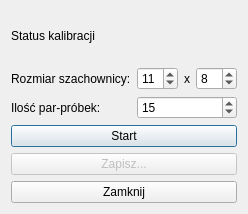
<?xml version="1.0" encoding="UTF-8"?>
<ui version="4.0">
 <class>CalibrationDialog</class>
 <widget class="QDialog" name="CalibrationDialog">
  <property name="geometry">
   <rect>
    <x>0</x>
    <y>0</y>
    <width>244</width>
    <height>207</height>
   </rect>
  </property>
  <property name="maximumSize">
   <size>
    <width>16777215</width>
    <height>207</height>
   </size>
  </property>
  <property name="windowTitle">
   <string>Kalibracja</string>
  </property>
  <layout class="QGridLayout" name="gridLayout">
   <item row="1" column="0">
    <widget class="QLabel" name="label">
     <property name="text">
      <string>Rozmiar szachownicy:</string>
     </property>
    </widget>
   </item>
   <item row="1" column="1">
    <widget class="QSpinBox" name="spinBoxCalibrationBoard1">
     <property name="minimum">
      <number>1</number>
     </property>
     <property name="maximum">
      <number>20</number>
     </property>
     <property name="value">
      <number>11</number>
     </property>
    </widget>
   </item>
   <item row="1" column="2">
    <widget class="QLabel" name="label_2">
     <property name="text">
      <string>x</string>
     </property>
     <property name="alignment">
      <set>Qt::AlignCenter</set>
     </property>
    </widget>
   </item>
   <item row="1" column="3">
    <widget class="QSpinBox" name="spinBoxCalibrationBoard2">
     <property name="minimum">
      <number>1</number>
     </property>
     <property name="maximum">
      <number>20</number>
     </property>
     <property name="value">
      <number>8</number>
     </property>
    </widget>
   </item>
   <item row="3" column="0" colspan="4">
    <widget class="QPushButton" name="buttonCalibrationStart">
     <property name="text">
      <string>Start</string>
     </property>
    </widget>
   </item>
   <item row="4" column="0" colspan="4">
    <widget class="QPushButton" name="buttonCalibrationSave">
     <property name="enabled">
      <bool>false</bool>
     </property>
     <property name="text">
      <string>Zapisz...</string>
     </property>
    </widget>
   </item>
   <item row="0" column="0" colspan="4">
    <widget class="QLabel" name="labelCalibrationStatus">
     <property name="minimumSize">
      <size>
       <width>0</width>
       <height>50</height>
      </size>
     </property>
     <property name="maximumSize">
      <size>
       <width>16777215</width>
       <height>50</height>
      </size>
     </property>
     <property name="text">
      <string>Status kalibracji</string>
     </property>
    </widget>
   </item>
   <item row="2" column="0">
    <widget class="QLabel" name="label_4">
     <property name="text">
      <string>Ilość par-próbek:</string>
     </property>
    </widget>
   </item>
   <item row="2" column="1" colspan="3">
    <widget class="QSpinBox" name="spinBoxCalibrationSamples">
     <property name="minimum">
      <number>5</number>
     </property>
     <property name="maximum">
      <number>30</number>
     </property>
     <property name="value">
      <number>15</number>
     </property>
    </widget>
   </item>
   <item row="5" column="0" colspan="4">
    <widget class="QPushButton" name="closeButton">
     <property name="text">
      <string>Zamknij</string>
     </property>
    </widget>
   </item>
  </layout>
 </widget>
 <layoutdefault spacing="6" margin="11"/>
 <resources/>
 <connections/>
</ui>
